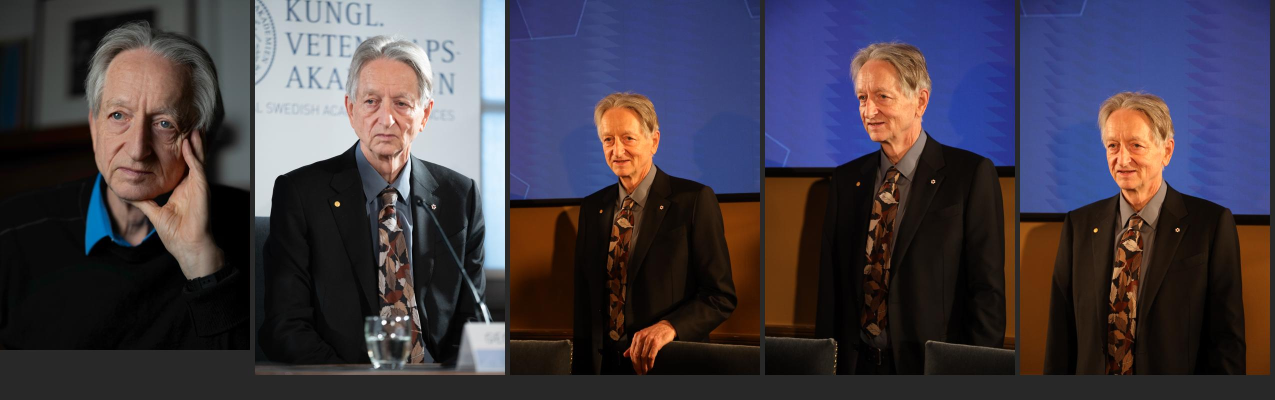
#> input picture videos/2026-10-20-geoffrey-hinton/capa/modelo-foto/_prev/cand.jpg, 2550 x 800 px (shown at 1/2 size)
$ python dividir_mosaico.py ../../../../videos/2026-10-20-geoffrey-hinton/capa/modelo-foto/_prev/cand.jpg
#> lines starting #> are read from the running program, lines starting #| are printed output that depends on the picture
### .claude/skills/color-grading/scripts/_comum.py
"""Utilidades partilhadas pelos scripts de cor (caminhos, ffmpeg, LUTs, medições).

Nunca imprime segredos: o .env é carregado só para obter FFMPEG_BIN/FFPROBE_BIN.
"""
from __future__ import annotations

import json
import os
import shutil
import subprocess
import tempfile
from pathlib import Path

import numpy as np

SCRIPTS = Path(__file__).resolve().parent


def _raiz_projeto() -> Path:
    for d in [SCRIPTS, *SCRIPTS.parents]:
        if (d / "CLAUDE.md").exists() and (d / "pyproject.toml").exists():
            return d
    return Path.cwd()


PROJETO = _raiz_projeto()

if not os.environ.get("CONTENT_AI_NO_DOTENV"):
    try:
        from dotenv import load_dotenv

        if (PROJETO / ".env").exists():
            load_dotenv(PROJETO / ".env", override=False)
    except ImportError:  # pragma: no cover
        pass

# CONTENT_AI_ROOT permite correr testes sem tocar em 00-marca/ real.
ROOT = Path(os.environ.get("CONTENT_AI_ROOT") or PROJETO).resolve()


def _bin(env: str, padrao: str, nome: str) -> str:
    v = os.environ.get(env) or padrao
    if Path(v).exists():
        return v
    return shutil.which(nome) or v


FFMPEG = _bin("FFMPEG_BIN", "/Users/teste/bin/ffmpeg", "ffmpeg")
FFPROBE = _bin("FFPROBE_BIN", "/opt/homebrew/bin/ffprobe", "ffprobe")

LUTS_DIR = ROOT / "00-marca" / "cor" / "luts"
ANALISES_DIR = ROOT / "00-marca" / "cor" / "analises"
ENTRADA_CAMERA_CUBE = LUTS_DIR / "entrada-camera.cube"
PANASONIC_DIR = LUTS_DIR / "panasonic"  # LUT oficial V-Log→V-709 (o Carlos descarrega do site da Panasonic)

EXT_IMG = {".jpg", ".jpeg", ".png", ".tif", ".tiff", ".webp", ".bmp", ".heic", ".heif"}
EXT_VIDEO = {".mp4", ".mov", ".m4v", ".mkv", ".mxf"}

LUMA709 = np.array([0.2126, 0.7152, 0.0722])


def resolver(p: str | Path) -> Path:
    """Absoluto → ele próprio; relativo → cwd se existir, senão relativo à raiz do projeto."""
    p = Path(p).expanduser()
    if p.is_absolute():
        return p
    if (Path.cwd() / p).exists():
        return (Path.cwd() / p).resolve()
    return (ROOT / p).resolve()


def rel(p: Path) -> str:
    try:
        return str(Path(p).resolve().relative_to(ROOT))
    except ValueError:
        return str(p)


# ───────────────────────── ffmpeg ─────────────────────────

# [7 lines left out: function run, not called in this run]


def probe(path: Path) -> dict:
    r = run([FFPROBE, "-v", "error", "-show_streams", "-show_format", "-of", "json", str(path)], capturar=True)
    return json.loads(r.stdout)


# [5 lines left out: function stream_video, not called in this run]


def fps_de(s: dict) -> float:
    num, den = (s.get("avg_frame_rate") or s.get("r_frame_rate") or "30/1").split("/")
    return float(num) / float(den or 1) if float(num) else 30.0


def duracao_de(info: dict) -> float:
    d = info.get("format", {}).get("duration") or stream_video(info).get("duration") or 0
    return float(d)


# [73 lines left out: functions esc_filtro, rotacao_de, dims_exibidas, ler_frame, ler_imagem, salvar_png, not called in this run]


# ───────────────────────── medições ─────────────────────────

def _smooth(x, a, b):
    t = np.clip((x - a) / (b - a), 0, 1)
    return t * t * (3 - 2 * t)


# [133 lines left out: functions ycbcr601, rgb_de_ycbcr601, peso_pele, medir_primaria, estatisticas, lattice and 3 more, not called in this run]


def ler_json(p: Path) -> dict:
    return json.loads(Path(p).read_text())


def escrever_json(p: Path, d: dict) -> None:
    p.parent.mkdir(parents=True, exist_ok=True)
    p.write_text(json.dumps(d, ensure_ascii=False, indent=2) + "\n")


# [11 lines left out: function fonte_png, not called in this run]

### .claude/skills/color-grading/scripts/dividir_mosaico.py
"""Divide um mosaico vertical de referências (vários frames empilhados numa imagem) em imagens separadas.

Uso (da raiz do projeto):
  uv run python .claude/skills/color-grading/scripts/dividir_mosaico.py <imagem> [--n auto|N] \
      [--ignorar 3] [--saida <pasta>] [--manter-original]

- `--n auto` (padrão): deteta faixas horizontais separadoras — linhas quase uniformes (desvio-padrão baixo
  ao longo da linha), tipicamente pretas/brancas (letterbox + espaço entre frames) — e corta nos blocos de
  conteúdo entre elas. Sem separadores (frames encostados, como no mosaico "Tenet"), procura "costuras":
  linhas com salto forte em quase toda a largura. Barras laterais uniformes também são aparadas.
- `--n N`: se a deteção achar exatamente N painéis usa-os; senão divide em N faixas iguais (e apara bordas
  uniformes de cada uma).
- `--ignorar 3` (ou `2,3`): não grava esses painéis (1 = o de cima); as letras mantêm a posição.
Saída: <nome>a.jpg, <nome>b.jpg, … na pasta da imagem (ou --saida). Se a saída é a pasta da imagem, o
original vai para <pasta>/_mosaicos/ (o criar_lut lê TODAS as imagens da pasta de referências, e o mosaico
com barras pretas contaria em dobro e puxaria os pretos), salvo --manter-original.
"""
from __future__ import annotations

import argparse
import shutil
import string
import sys
from pathlib import Path

import numpy as np
from PIL import Image

sys.path.insert(0, str(Path(__file__).resolve().parent))
import _comum as C  # noqa: E402

STD_SEP = 0.025      # desvio-padrão máximo de uma linha separadora (preta/branca)
STD_UNIFORME = 0.006  # linha de qualquer cor praticamente lisa
ESCURO, CLARO = 0.12, 0.92
MIN_PAINEL = 0.06    # painel mínimo = 6% da altura (ou 24 px)
COSTURA_SALTO = 0.06  # salto entre linhas vizinhas (0–1) que conta numa coluna
COSTURA_FRAC = 0.5    # fração mínima de colunas com salto para ser costura entre frames


def _linhas_separadoras(img: np.ndarray) -> np.ndarray:
    g = img @ C.LUMA709
    std = np.maximum(g.std(1), img.std(1).max(-1))
    med = g.mean(1)
    return (std < STD_UNIFORME) | ((std < STD_SEP) & ((med < ESCURO) | (med > CLARO)))


def _corridas(mask: np.ndarray) -> list[tuple[int, int]]:
    """Intervalos [ini, fim) onde mask é False (conteúdo)."""
    out, ini = [], None
    for i, m in enumerate(mask):
        if not m and ini is None:
            ini = i
        elif m and ini is not None:
            out.append((ini, i))
            ini = None
    if ini is not None:
        out.append((ini, len(mask)))
    return out


def _aparar(p: np.ndarray) -> np.ndarray:
    """Remove bordas uniformes (linhas em cima/baixo, colunas à esquerda/direita)."""
    lin = _linhas_separadoras(p)
    col = _linhas_separadoras(p.transpose(1, 0, 2))
    ys, xs = np.where(~lin)[0], np.where(~col)[0]
    if len(ys) == 0 or len(xs) == 0:
        return p
    return p[ys[0]:ys[-1] + 1, xs[0]:xs[-1] + 1]


def detectar_costuras(img: np.ndarray) -> list[int]:
    """Linhas onde os frames se encostam sem separador: salto forte entre linhas vizinhas em quase toda
    a largura (uma aresta natural da imagem — mesa, texto — só cobre parte das colunas)."""
    h = img.shape[0]
    d = np.abs(np.diff(img, axis=0)).max(-1)          # (h−1, w)
    frac = (d > COSTURA_SALTO).mean(1)
    media = d.mean(1)
    cand = np.where((frac > COSTURA_FRAC) & (media > 4 * (np.median(media) + 1e-6)))[0]
    viz = max(3, int(0.02 * h))
    cortes: list[int] = []
    for i in cand[np.argsort(-frac[cand])]:
        if all(abs(int(i) - c) > viz for c in cortes):
            cortes.append(int(i))
    return sorted(c + 1 for c in cortes)


def detectar(img: np.ndarray) -> tuple[list[tuple[int, int]], str]:
    h = img.shape[0]
    minimo = max(24, int(MIN_PAINEL * h))
    blocos = [(a, b) for a, b in _corridas(_linhas_separadoras(img)) if b - a >= minimo]
    if len(blocos) >= 2:
        return blocos, "separadores"
    lim = [0, *detectar_costuras(img), h]
    return [(a, b) for a, b in zip(lim[:-1], lim[1:]) if b - a >= minimo], "costuras"


def dividir(img: np.ndarray, n: int | None) -> tuple[list[np.ndarray], str]:
    blocos, metodo = detectar(img)
    if n is None:
        if len(blocos) < 2:
            raise SystemExit("Não encontrei separadores nem costuras horizontais. "
                             "Use --n N para dividir em N faixas iguais.")
        return [_aparar(img[a:b]) for a, b in blocos], f"{len(blocos)} painéis por {metodo}"
    if len(blocos) == n:
        return [_aparar(img[a:b]) for a, b in blocos], f"{n} painéis por {metodo}"
    cortes = np.linspace(0, img.shape[0], n + 1).round().astype(int)
    return ([_aparar(img[cortes[i]:cortes[i + 1]]) for i in range(n)],
            f"{n} faixas iguais (a deteção achou {len(blocos)})")


def main() -> None:
    ap = argparse.ArgumentParser(description="Divide um mosaico vertical de frames em imagens separadas.")
    ap.add_argument("imagem")
    ap.add_argument("--n", default="auto", help="auto (separadores) ou número de painéis")
    ap.add_argument("--ignorar", default="", help="painéis a não gravar, 1 = topo (ex.: 3 ou 2,3)")
    ap.add_argument("--saida", default=None, help="pasta de saída (padrão: a da imagem)")
    ap.add_argument("--manter-original", action="store_true", help="não mover o mosaico para _mosaicos/")
    a = ap.parse_args()

    src = C.resolver(a.imagem)
    if not src.is_file():
        raise SystemExit(f"Imagem não encontrada: {src}")
    n = None if a.n == "auto" else int(a.n)
    if n is not None and not 2 <= n <= 26:
        raise SystemExit("--n deve estar entre 2 e 26")
    ignorar = {int(x) for x in a.ignorar.replace(" ", "").split(",") if x}

    img = np.asarray(Image.open(src).convert("RGB")).astype(np.float32) / 255.0
    paineis, como = dividir(img, n)
#> in _linhas_separadoras, `g = img @ C.LUMA709`:
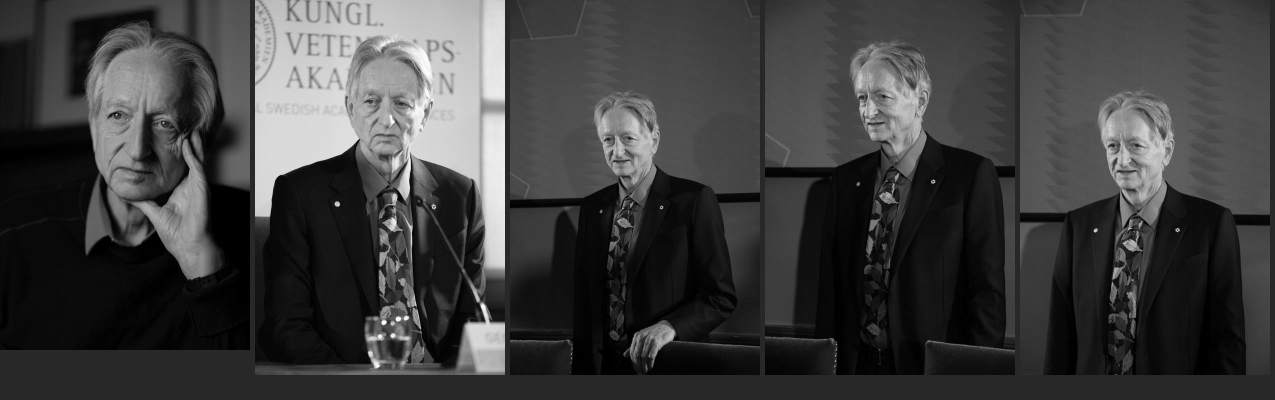
#> g: shape (800, 2550) float64 (shown at 1/2 size); min 0, max 1, mean 0.247
#> in _linhas_separadoras, `std = np.maximum(g.std(1), img.std(1).max(-1))`: std = 800 values, max 0.313 at index 296, min 1.91e-06 at index 753, mean 0.204
#> in _linhas_separadoras, `med = g.mean(1)`: med = 800 values, max 0.435 at index 241, min 0.084 at index 603, mean 0.247
#> in _corridas, `out, ini = [], None`: out = []
#> the loop in _corridas, `for i, m in enumerate(mask):` made 800 passes
#> ini on pass 1: 0
#> after the loop in _corridas, `for i, m in enumerate(mask):`: out = [(0, 752)]
#> in detectar_costuras, `d = np.abs(np.diff(img, axis=0)).max(-1)`:
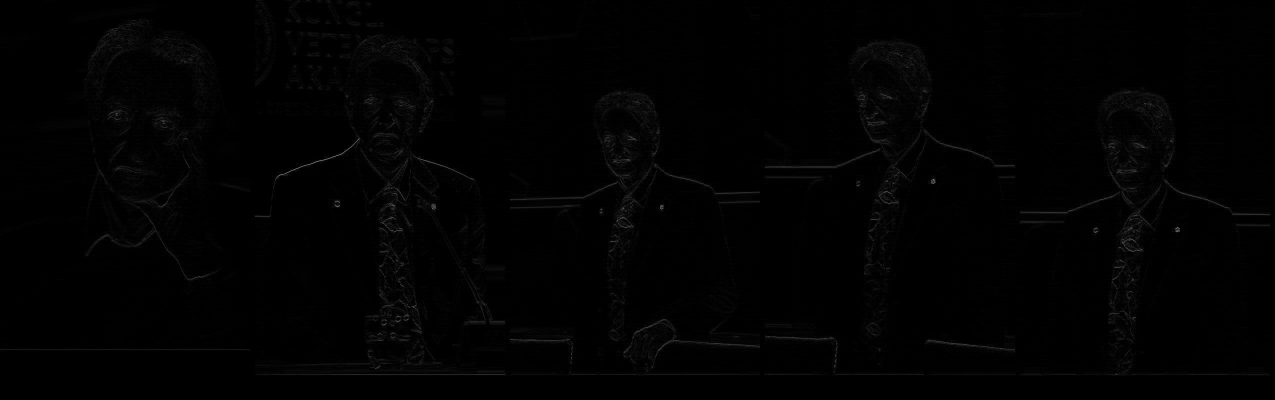
#> d: shape (799, 2550) float32 (shown at 1/2 size); min 0, max 0.776, mean 0.00823
#> in detectar_costuras, `frac = (d > COSTURA_SALTO).mean(1)`: frac = 799 values, max 0.724 at index 749, min 0 at index 14, mean 0.0259
#> in detectar_costuras, `media = d.mean(1)`: media = 799 values, max 0.114 at index 749, min 0 at index 753, mean 0.00823
#> in detectar_costuras, `cand = np.where((frac > COSTURA_FRAC) & (media > 4 * (np.median(media)..`: cand = [749]
#> the loop in detectar_costuras, `for i in cand[np.argsort(-frac[cand])]:` made 1 pass
#> in detectar, `lim = [0, *detectar_costuras(img), h]`: lim = [0, 750, 800]
#> in dividir, `blocos, metodo = detectar(img)`: blocos = [(0, 750), (750, 800)]; metodo = 'costuras'
#> paineis = 2 items; como = '2 painéis por costuras'
    pasta = C.resolver(a.saida) if a.saida else src.parent
    pasta.mkdir(parents=True, exist_ok=True)
    print(f"• {src.name}: {img.shape[1]}×{img.shape[0]} → {como}")
#| • cand.jpg: 2550×800 → 2 painéis por costuras
    for i, p in enumerate(paineis):
        letra = string.ascii_lowercase[i]
        if i + 1 in ignorar:
            print(f"  {letra}: ignorado ({p.shape[1]}×{p.shape[0]})")
            continue
        dst = pasta / f"{src.stem}{letra}.jpg"
        Image.fromarray((np.clip(p, 0, 1) * 255 + 0.5).astype(np.uint8)).save(dst, quality=95)
        print(f"  {letra}: {C.rel(dst)} ({p.shape[1]}×{p.shape[0]})")
#> this loop made 2 passes
#> letra on passes 1 to 2: 'a', 'b'
#|   a: videos/2026-10-20-geoffrey-hinton/capa/modelo-foto/_prev/canda.jpg (2544×750)
#|   b: videos/2026-10-20-geoffrey-hinton/capa/modelo-foto/_prev/candb.jpg (1787×2)
#> pass 1, in main, `Image.fromarray((np.clip(p, 0, 1) * 255 + 0.5).astype(np.uint8)).save(..`:
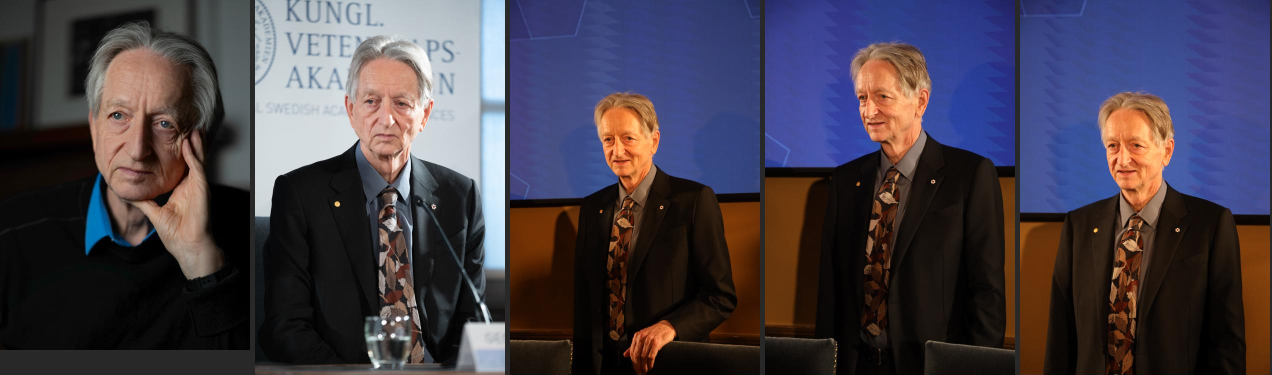
#> saved as canda.jpg: PIL image 2544x750 RGB (shown at 1/2 size); mean R, G, B 68.5, 62.3, 73.8
    if pasta.resolve() == src.parent.resolve() and not a.manter_original:
        dest = src.parent / "_mosaicos"
        dest.mkdir(exist_ok=True)
        shutil.move(str(src), dest / src.name)
        print(f"• original movido para {C.rel(dest / src.name)} (fora da leitura do criar_lut)")
#| • original movido para videos/2026-10-20-geoffrey-hinton/capa/modelo-foto/_prev/_mosaicos/cand.jpg (fora da leitura do criar_lut)


if __name__ == "__main__":
    main()
